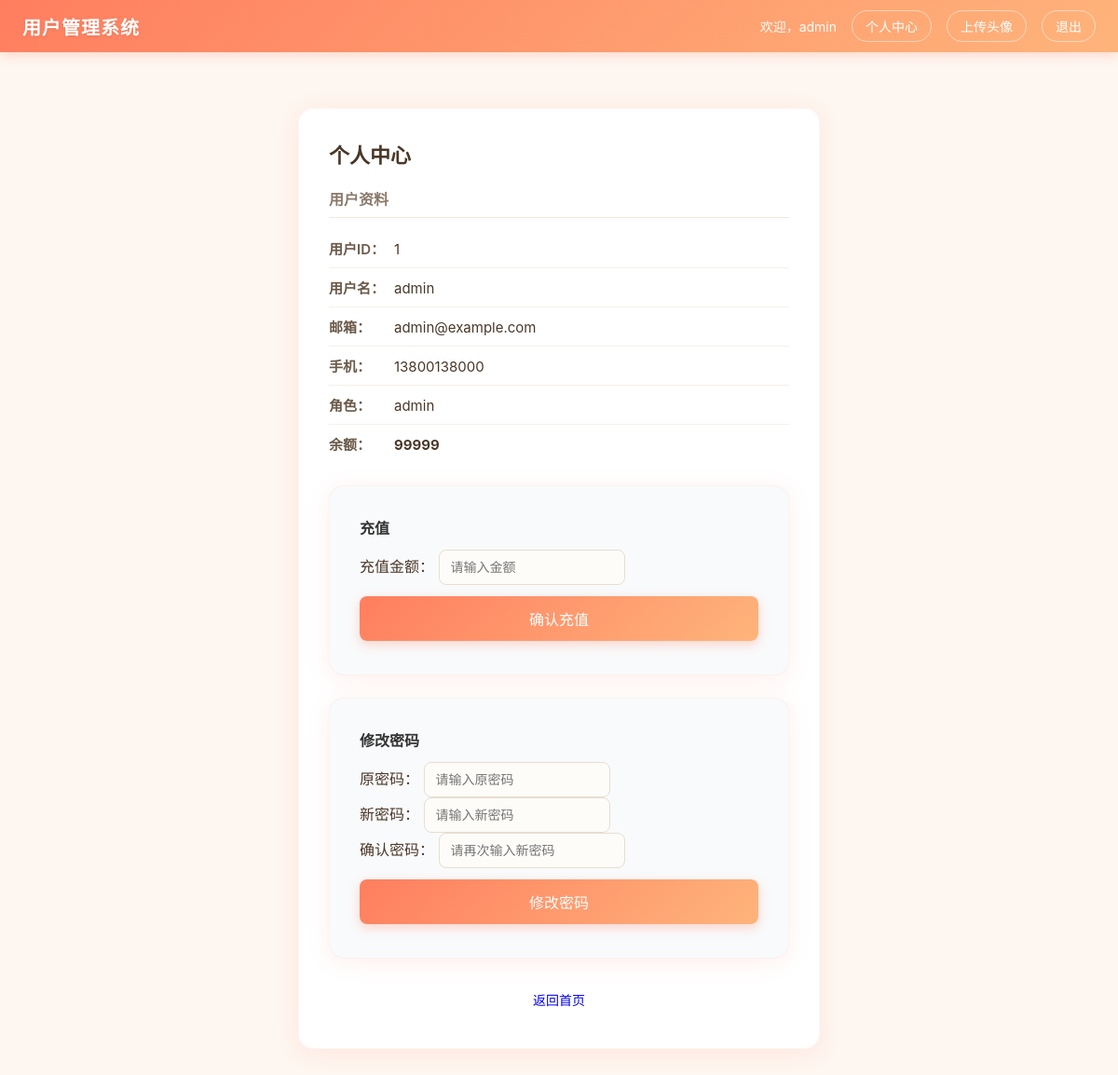
The app's page /profile?user_id=1 (signed in), older data.
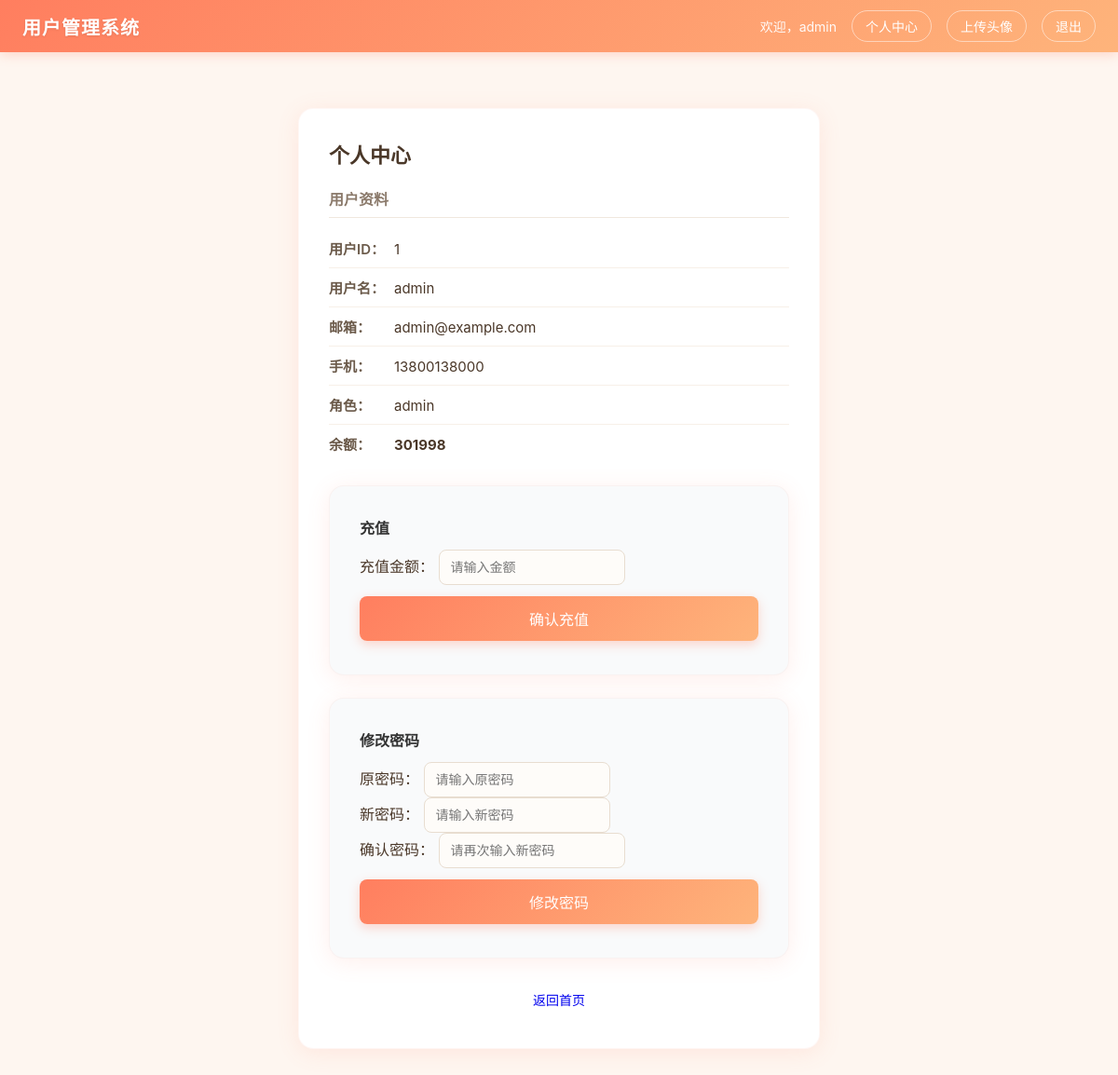
The same page, newer data.
### tables this page shows
CREATE TABLE users (
            id INTEGER PRIMARY KEY AUTOINCREMENT,
            username TEXT UNIQUE NOT NULL,
            password TEXT NOT NULL,
            email TEXT,
            phone TEXT,
            role TEXT DEFAULT 'user',
            balance INTEGER DEFAULT 0
        );

### app.py (the view)
@app.route("/profile")
def profile():
    username = session.get("username")
    if not username:
        return redirect(url_for("login"))
    user_id = request.args.get("user_id", "")
    if not user_id:
        return render_template("profile.html", error="缺少 user_id 参数", profile_user=None)
    if str(user_id) != str(session.get("user_id")):
        return render_template("profile.html", error="无权查看该用户资料", profile_user=None)
    conn = sqlite3.connect("data/users.db")
    conn.row_factory = sqlite3.Row
    c = conn.cursor()
    c.execute("SELECT id, username, email, phone, role, balance FROM users WHERE id = ?", (user_id,))
    row = c.fetchone()
    conn.close()
    if not row:
        return render_template("profile.html", error="用户不存在", profile_user=None)
    profile_user = dict(row)
    return render_template("profile.html", profile_user=profile_user, error=None)

### templates/profile.html (shortened to what this page needs)
{% extends "base.html" %}
{% block content %}
<div class="card">
    <h2 class="card-title">个人中心</h2>
    {% if profile_user %}
    <div class="user-info">
        <h3>用户资料</h3>
        <ul class="info-list">
            <li><span class="info-label">用户ID：</span>{{ profile_user.id }}</li>
            <li><span class="info-label">用户名：</span>{{ profile_user.username }}</li>
            <li><span class="info-label">邮箱：</span>{{ profile_user.email }}</li>
            <li><span class="info-label">手机：</span>{{ profile_user.phone }}</li>
            <li><span class="info-label">角色：</span>{{ profile_user.role }}</li>
            <li><span class="info-label" style="font-weight:bold;">余额：</span><strong>{{ profile_user.balance }}</strong></li>
        </ul>
    </div>
    <div class="card" style="margin-top:24px; background:#f9fafb;">
        <h3 style="font-size:16px; color:#333; margin-bottom:12px;">充值</h3>
        <form method="POST" action="/recharge" class="search-form">
            <div class="upload-group">
                <label for="amount" class="upload-label">充值金额：</label>
                <input type="number" id="amount" name="amount" class="search-input" placeholder="请输入金额" required style="width:200px;">
            </div>
            <button type="submit" class="btn btn-primary" style="margin-top:12px;">确认充值</button>
        </form>
    </div>
    {% endif %}
    <div class="card" style="margin-top:24px; background:#f9fafb;">
        <h3 style="font-size:16px; color:#333; margin-bottom:12px;">修改密码</h3>
        <form method="POST" action="/change-password" class="search-form">
            <div class="upload-group">
                <label for="old_password" class="upload-label">原密码：</label>
                <input type="password" id="old_password" name="old_password" class="search-input" placeholder="请输入原密码" required style="width:200px;">
            </div>
            <div class="upload-group">
                <label for="new_password" class="upload-label">新密码：</label>
                <input type="password" id="new_password" name="new_password" class="search-input" placeholder="请输入新密码" required style="width:200px;">
            </div>
            <div class="upload-group">
                <label for="confirm_password" class="upload-label">确认密码：</label>
                <input type="password" id="confirm_password" name="confirm_password" class="search-input" placeholder="请再次输入新密码" required style="width:200px;">
            </div>
            <button type="submit" class="btn btn-primary" style="margin-top:12px;">修改密码</button>
        </form>
    </div>
    <div style="margin-top:24px; text-align:center;">
        <a href="/" class="btn btn-secondary">返回首页</a>
    </div>
</div>
{% endblock %}

Row changes from the older to the newer data that the page shows:
changed users "admin": balance "99999" → "301998"
